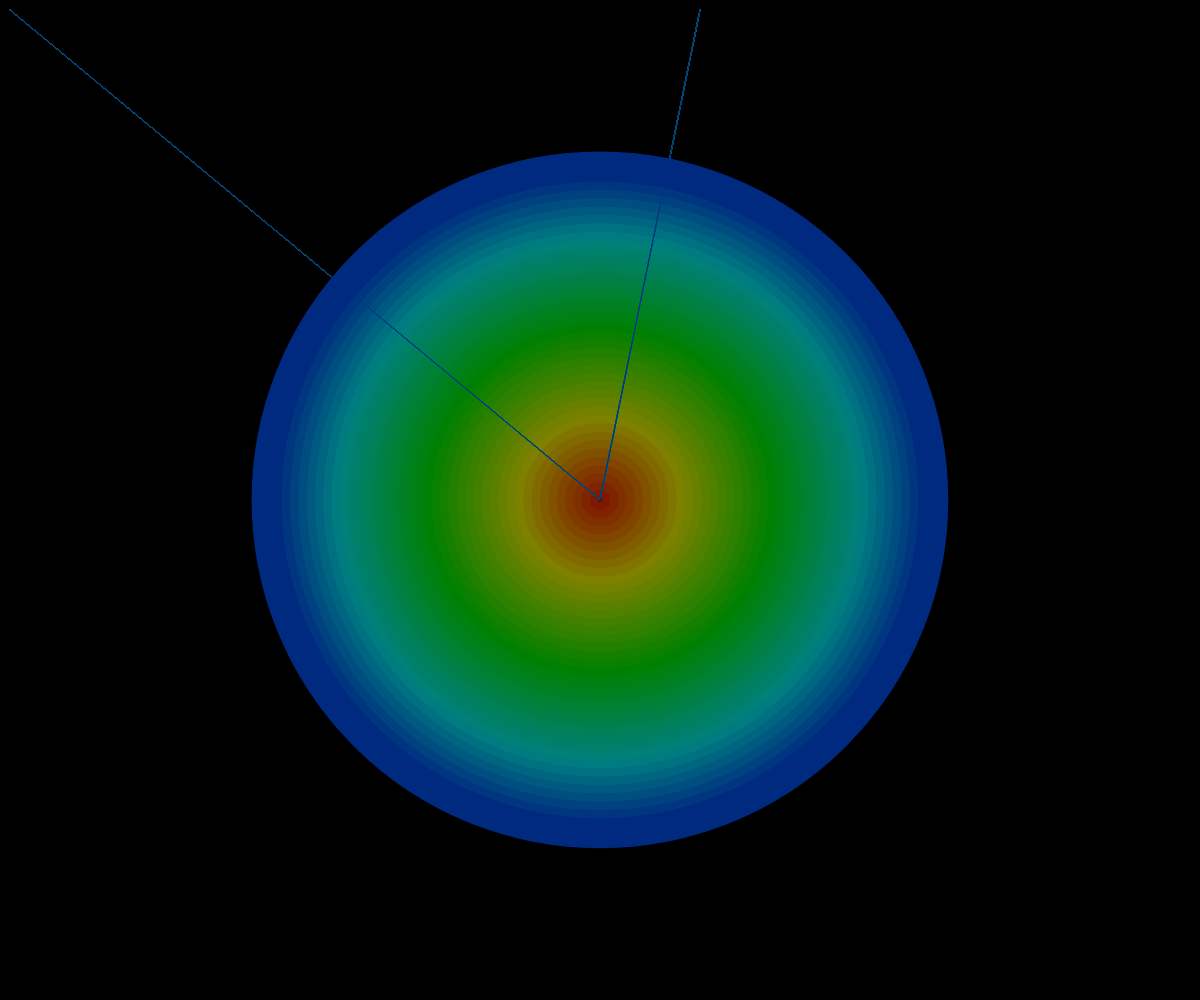
Frame 1 (no input)
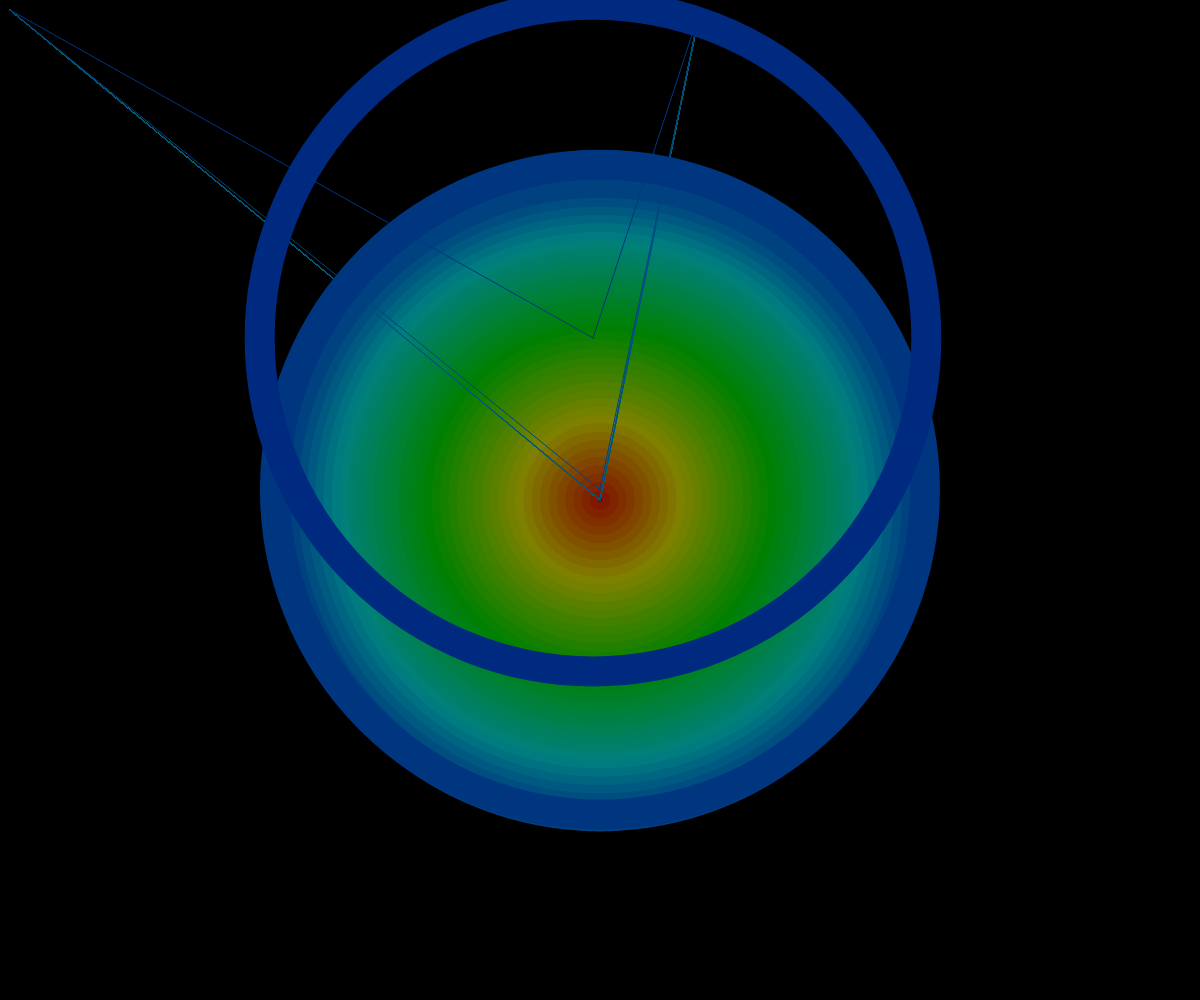
Frame 60 (no input)
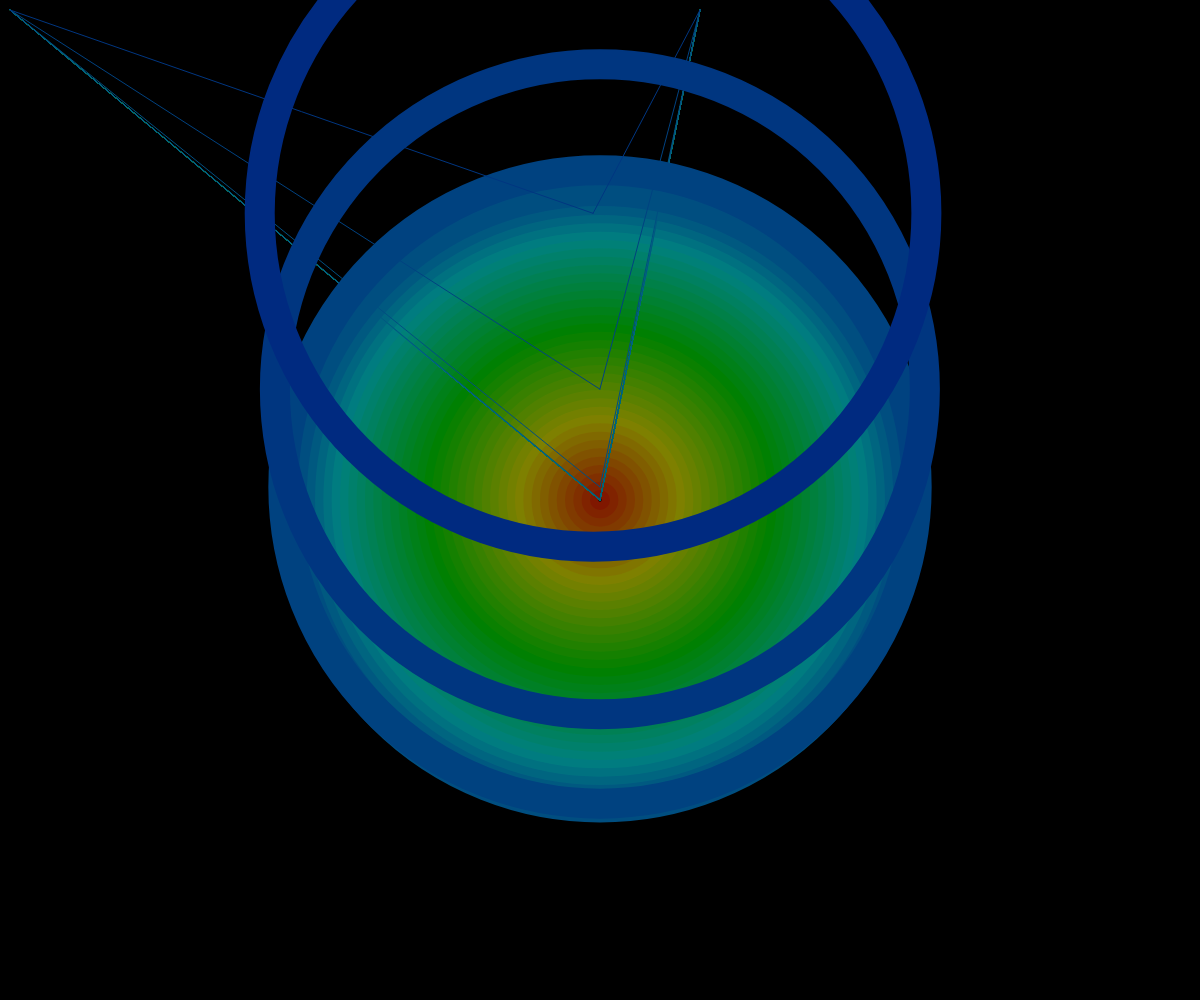
Frame 120 (the mouse pressed at the canvas centre since frame 60)

The p5.js sketch that drew these frames (run headless with seeded random() and noise() and a simulated clock; from frame 60 on, the mouse is pressed at the canvas centre):

// p5.js sketch
// ── sketch.js
//Adjective - Transient
//Meaning - lasting only for a short time; impermanent.
//A transient mood is one that passes quickly. As a noun, transient means a person who passes through a place, staying only briefly.

class Ring {
  constructor(size, col) {
    this.size = size;
    this.mass = 5 * size ^ 2;
    this.color = col;
    this.x = width / 2;
    this.y = height / 2;
    this.vx = 0;
    this.vy = 0;
  }

  target(targetX, targetY) {
    let Dx = targetX - this.x;
    let Dy = targetY - this.y;
    this.vx += Dx / this.mass;
    this.vy += Dy / this.mass;
  }

  update() {
    this.vx *= 0.5;
    this.vy *= 1;
    this.x += this.vx;
    this.y += this.vy;
  }

  draw() {
    noFill();
    strokeWeight(1);
    line(this.x, this.y, 10, 10);
    line(this.x, this.y, 700, 10);
    //line(this.x, this.y, 10, 600);
    //line(this.x, this.y, 700, 600);
    stroke(this.color);
    strokeWeight(30);
    ellipse(this.x, this.y, this.size / 1.5);
  }
}


var rings = [];
var timeWithoutMovement = 1;



function setup() {
  createCanvas(windowWidth, windowHeight);
  colorMode(HSB);
  for (let i = 0; i < height + 20; i += 25) {
    rings.push(new Ring(i, color(220 * i / height, 180, 50)));
  }
}

function draw() {
  timeWithoutMovement++;
  background(0);
  for (let i = 0; i < rings.length; i++) {
    if (i != 0) rings[i].target(rings[i - 1].x, rings[i - 1].y);
    if (i != rings.length - 1) rings[i].target(rings[i + 1].x, rings[i + 1].y);
  }
  if (timeWithoutMovement > 120) {
    rings[rings.length - 1].target(
      width / 2 + width / 3 * cos(timeWithoutMovement),
      height / 2 + height / 3 * sin(timeWithoutMovement));

  } else {
    rings[rings.length - 1].target(mouseX, mouseY);
  }
  for (let i = 0; i < rings.length; i++) {
    rings[i].update();
    rings[i].draw();
  }
}

function mouseMoved() {
  timeWithoutMovement = 0;
}
